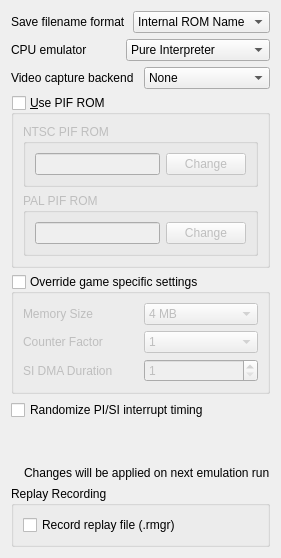
         <widget class="QWidget" name="coreTab">
          <attribute name="title">
           <string>Core</string>
          </attribute>
          <layout class="QVBoxLayout" name="verticalLayout_24">
           <item>
            <layout class="QHBoxLayout" name="horizontalLayout_46">
             <item>
              <widget class="QLabel" name="label_25">
               <property name="text">
                <string>Save filename format</string>
               </property>
              </widget>
             </item>
             <item>
              <widget class="QComboBox" name="coreSaveFilenameFormatComboBox">
               <item>
                <property name="text">
                 <string>Internal ROM Name</string>
                </property>
               </item>
               <item>
                <property name="text">
                 <string>Automatic</string>
                </property>
               </item>
              </widget>
             </item>
            </layout>
           </item>
           <item>
            <layout class="QHBoxLayout" name="horizontalLayout_43">
             <item>
              <widget class="QLabel" name="label_23">
               <property name="text">
                <string>CPU emulator</string>
               </property>
              </widget>
             </item>
             <item>
              <widget class="QComboBox" name="coreCpuEmulatorComboBox">
               <item>
                <property name="text">
                 <string>Pure Interpreter</string>
                </property>
               </item>
               <item>
                <property name="text">
                 <string>Cached Interpreter</string>
                </property>
               </item>
               <item>
                <property name="text">
                 <string>Dynamic Recompiler</string>
                </property>
               </item>
              </widget>
             </item>
            </layout>
           </item>
           <item>
            <layout class="QHBoxLayout" name="horizontalLayout_47">
             <item>
              <widget class="QLabel" name="label_26">
               <property name="text">
                <string>Video capture backend</string>
               </property>
              </widget>
             </item>
             <item>
              <widget class="QComboBox" name="coreVideoCaptureBackendComboBox">
               <item>
                <property name="text">
                 <string>None</string>
                </property>
               </item>
               <item>
                <property name="text">
                 <string>SDL3</string>
                </property>
               </item>
              </widget>
             </item>
            </layout>
           </item>
           <item>
            <widget class="QGroupBox" name="usePifRomGroupBox">
             <property name="title">
              <string>&amp;Use PIF ROM</string>
             </property>
             <property name="checkable">
              <bool>true</bool>
             </property>
             <property name="checked">
              <bool>false</bool>
             </property>
             <layout class="QVBoxLayout" name="verticalLayout_17">
              <item>
               <widget class="QGroupBox" name="groupBox_2">
                <property name="title">
                 <string>NTSC PIF ROM</string>
                </property>
                <layout class="QHBoxLayout" name="horizontalLayout_6">
                 <item>
                  <widget class="QLineEdit" name="ntscPifRomLineEdit">
                   <property name="readOnly">
                    <bool>true</bool>
                   </property>
                   <property name="clearButtonEnabled">
                    <bool>false</bool>
                   </property>
                  </widget>
                 </item>
                 <item>
                  <widget class="QPushButton" name="changeNTSCPifRomButton">
                   <property name="text">
                    <string>Change</string>
                   </property>
                  </widget>
                 </item>
                </layout>
               </widget>
              </item>
              <item>
               <widget class="QGroupBox" name="groupBox_3">
                <property name="title">
                 <string>PAL PIF ROM</string>
                </property>
                <layout class="QHBoxLayout" name="horizontalLayout_7">
                 <item>
                  <widget class="QLineEdit" name="palPifRomLineEdit">
                   <property name="readOnly">
                    <bool>true</bool>
                   </property>
                  </widget>
                 </item>
                 <item>
                  <widget class="QPushButton" name="changePALPifRomButton">
                   <property name="text">
                    <string>Change</string>
                   </property>
                  </widget>
                 </item>
                </layout>
               </widget>
              </item>
             </layout>
            </widget>
           </item>
           <item>
            <widget class="QGroupBox" name="coreOverrideGameSettingsGroup">
             <property name="enabled">
              <bool>true</bool>
             </property>
             <property name="title">
              <string>Override game specific settings</string>
             </property>
             <property name="checkable">
              <bool>true</bool>
             </property>
             <property name="checked">
              <bool>false</bool>
             </property>
             <layout class="QVBoxLayout" name="verticalLayout_18">
              <item>
               <layout class="QHBoxLayout" name="horizontalLayout_44">
                <item>
                 <widget class="QLabel" name="label_24">
                  <property name="text">
                   <string>Memory Size</string>
                  </property>
                 </widget>
                </item>
                <item>
                 <widget class="QComboBox" name="coreMemorySizeComboBox">
                  <item>
                   <property name="text">
                    <string>4 MB</string>
                   </property>
                  </item>
                  <item>
                   <property name="text">
                    <string>8 MB</string>
                   </property>
                  </item>
                 </widget>
                </item>
               </layout>
              </item>
              <item>
               <layout class="QHBoxLayout" name="horizontalLayout_45">
                <item>
                 <widget class="QLabel" name="label_46">
                  <property name="text">
                   <string>Counter Factor</string>
                  </property>
                 </widget>
                </item>
                <item>
                 <widget class="QComboBox" name="coreCounterFactorComboBox">
                  <item>
                   <property name="text">
                    <string>1</string>
                   </property>
                  </item>
                  <item>
                   <property name="text">
                    <string>2</string>
                   </property>
                  </item>
                  <item>
                   <property name="text">
                    <string>3</string>
                   </property>
                  </item>
                  <item>
                   <property name="text">
                    <string>4</string>
                   </property>
                  </item>
                  <item>
                   <property name="text">
                    <string>5</string>
                   </property>
                  </item>
                  <item>
                   <property name="text">
                    <string>6</string>
                   </property>
                  </item>
                 </widget>
                </item>
               </layout>
              </item>
              <item>
               <layout class="QHBoxLayout" name="horizontalLayout_48">
                <item>
                 <widget class="QLabel" name="label_47">
                  <property name="text">
                   <string>SI DMA Duration</string>
                  </property>
                 </widget>
                </item>
                <item>
                 <widget class="QSpinBox" name="coreSiDmaDurationSpinBox">
                  <property name="minimum">
                   <number>1</number>
                  </property>
                  <property name="maximum">
                   <number>9999999</number>
                  </property>
                  <property name="value">
                   <number>1</number>
                  </property>
                 </widget>
                </item>
               </layout>
              </item>
             </layout>
            </widget>
           </item>
           <item>
            <widget class="QCheckBox" name="coreRandomizeTimingCheckBox">
             <property name="text">
              <string>Randomize PI/SI interrupt timing</string>
             </property>
            </widget>
           </item>
           <item>
            <spacer name="verticalSpacer_7">
             <property name="orientation">
              <enum>Qt::Orientation::Vertical</enum>
             </property>
             <property name="sizeHint" stdset="0">
              <size>
               <width>20</width>
               <height>40</height>
              </size>
             </property>
            </spacer>
           </item>
           <item>
            <layout class="QHBoxLayout" name="emulationInfoLayout_0">
             <item>
              <widget class="QLabel" name="infoIconLabel_0">
               <property name="sizePolicy">
                <sizepolicy hsizetype="Minimum" vsizetype="Preferred">
                 <horstretch>0</horstretch>
                 <verstretch>0</verstretch>
                </sizepolicy>
               </property>
               <property name="text">
                <string/>
               </property>
               <property name="pixmap">
                <pixmap>:/newPrefix/Resource/Info.ico</pixmap>
               </property>
               <property name="wordWrap">
                <bool>false</bool>
               </property>
              </widget>
             </item>
             <item>
              <widget class="QLabel" name="label_49">
               <property name="sizePolicy">
                <sizepolicy hsizetype="Expanding" vsizetype="Minimum">
                 <horstretch>0</horstretch>
                 <verstretch>0</verstretch>
                </sizepolicy>
               </property>
               <property name="midLineWidth">
                <number>1</number>
               </property>
               <property name="text">
                <string>Changes will be applied on next emulation run</string>
               </property>
               <property name="textFormat">
                <enum>Qt::TextFormat::PlainText</enum>
               </property>
              </widget>
             </item>
            </layout>
           </item>
           <item>
            <widget class="QGroupBox" name="replaySettingsGroupBox">
             <property name="title">
              <string>Replay Recording</string>
             </property>
             <layout class="QVBoxLayout" name="replaySettingsLayout">
              <item>
               <widget class="QCheckBox" name="replayEnabledCheckBox">
                <property name="text">
                 <string>Record replay file (.rmgr)</string>
                </property>
                <property name="toolTip">
                 <string>Records per-frame inputs and game state for the current match to a .rmgr file, separate from krec. Works for both online and offline matches.</string>
                </property>
               </widget>
              </item>
             </layout>
            </widget>
           </item>
          </layout>
         </widget>
